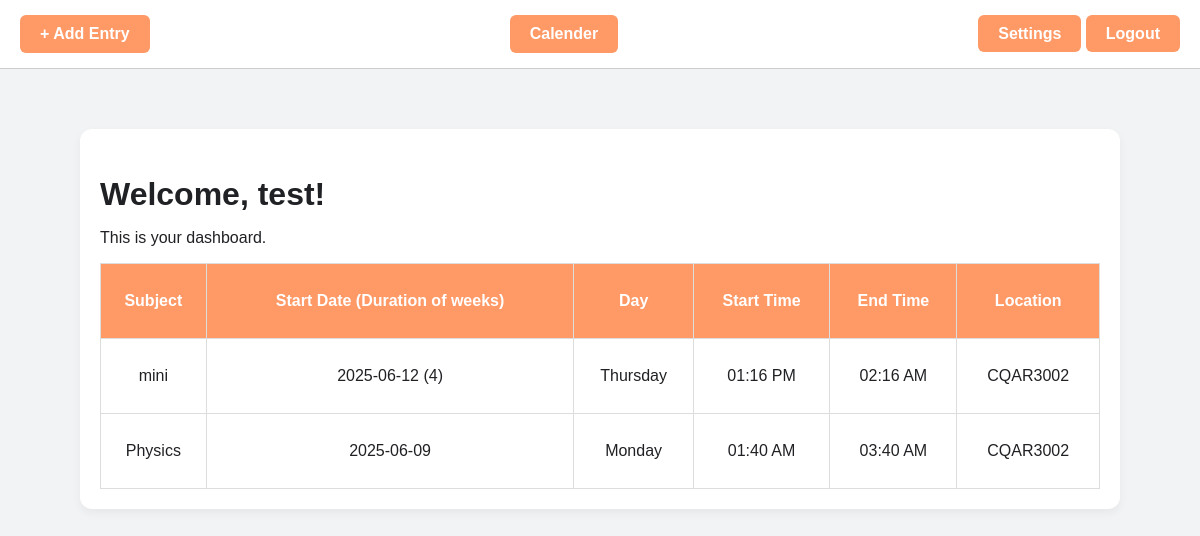
/dashboard (signed in), run on the app's committed database.
### tables this page shows
CREATE TABLE users (
            id INTEGER PRIMARY KEY AUTOINCREMENT,
            email TEXT NOT NULL,
            username TEXT NOT NULL,
            password TEXT NOT NULL,
            role TEXT DEFAULT 'user'
        );

CREATE TABLE timetable (
            id INTEGER PRIMARY KEY AUTOINCREMENT,
            email TEXT,
            subject TEXT NOT NULL,
            date TEXT NOT NULL,
            start_time TEXT NOT NULL,
            end_time TEXT NOT NULL,
            location TEXT NOT NULL,
            day TEXT NOT NULL
        );

### app.py (the view)
@app.route('/dashboard')
def dashboard():
    alert = session.pop('alert', None)
    if 'username' not in session:
        return redirect(url_for('login'))
    if 'role' in session and session['role'] == 'admin':
        return redirect(url_for('admin_dashboard'))
    conn = sqlite3.connect('database.db')
    cursor = conn.cursor()
    conn = sqlite3.connect('database.db')
    cursor = conn.cursor()
    cursor.execute('''
            SELECT username FROM users
             WHERE email = ?
         ''', (session['email'],))
    result = cursor.fetchone()
    username = result[0]
    cursor.execute('SELECT subject, date, start_time, end_time, location, day FROM timetable WHERE email = ?', (session['email'],))
    timetable_data = cursor.fetchall()
    cursor.execute('SELECT time_format FROM settings WHERE email = ?', (session['email'],))
    settings_data = cursor.fetchone()
    cursor.execute('''
        SELECT * FROM courses WHERE id NOT IN (
            SELECT c.id FROM courses c
            JOIN timetable t ON
                c.subject = t.subject AND
                c.date = t.date AND
                c.day = t.day AND
                c.start_time = t.start_time AND
                c.end_time = t.end_time AND
                c.location = t.location
            WHERE t.email = ?
        )
    ''', (session['email'],))
    available_courses = cursor.fetchall()
    conn.close()
    time_format = settings_data[0] if settings_data else '24h'
    formatted_timetable = []
    for entry in timetable_data:
        subject, date, start_str, end_str, location, day = entry
        start_dt = datetime.strptime(start_str, '%H:%M')
        end_dt = datetime.strptime(end_str, '%H:%M')
        if time_format == '12h':
            formatted_start = start_dt.strftime('%I:%M %p')
            formatted_end = end_dt.strftime('%I:%M %p')
        else:
            formatted_start = start_dt.strftime('%H:%M')
            formatted_end = end_dt.strftime('%H:%M')
        formatted_timetable.append((subject, date, day, formatted_start, formatted_end, location))
    return render_template('dashboard.html',username=username,alert=alert,timetable=formatted_timetable,settings=settings_data, available_courses=available_courses)

### templates/dashboard.html (shortened to what this page needs)
<!DOCTYPE html>
<html lang="en">
<head>
    <link rel="stylesheet" href="{{ url_for('static', filename='styledashboard.css') }}">
</head>
<body>
    <div class="top-bar">
        <a href="{{ url_for('timetable') }}" class="btn">+ Add Entry</a>
        <a href="{{ url_for('calander_index') }}" class="btn">Calender</a>
        <div class="top-bar-right">
            <a href="{{ url_for('settings') }}" class="btn">Settings</a>
            <a href="{{ url_for('logout') }}" class="btn">Logout</a>
        </div>
    </div>
    <div class="container">
        <h2>Welcome, {{ username }}!</h2>
        <p>This is your dashboard.</p>
        {% if timetable %}
            <table>
                <thead>
                    <tr>
                        <th>Subject</th>
                        <th>Start Date (Duration of weeks)</th>
                        <th>Day</th>
                        <th>Start Time</th>
                        <th>End Time</th>
                        <th>Location</th>
                    </tr>
                </thead>
                <tbody>
                    {% for entry in timetable %}
                    <tr>
                        <td>{{ entry[0] }}</td>
                        <td>{{ entry[1] }}</td>
                        <td>{{ entry[2] }}</td>
                        <td>{{ entry[3] }}</td>
                        <td>{{ entry[4] }}</td>
                        <td>{{ entry[5] }}</td>
                    </tr>
                    {% endfor %}
                </tbody>
            </table>
        {% else %}
                <p>You haven't added any timetable entries yet.</p>
        {% endif %}
    </div>
</body>
</html>

### static/styledashboard.css (style rules this page uses)
body { margin: 0; padding: 0; font-family: 'Arial', sans-serif; background-color: #f1f3f4; color: #202124; }
.container { max-width: 1000px; margin: 60px auto; padding: 20px; background: white; border-radius: 12px; box-shadow: 0 4px 10px rgba(0, 0, 0, 0.05); }
h2 { font-size: 2em; margin-bottom: 10px; }
table { width: 100%; border-collapse: collapse; margin-top: 15px; }
table, th, td { border: 1px solid #ddd; }
th, td { padding: 5px; text-align: center; }
th { background-color: #ff9966; color: white; }
tr { padding: 5px; height: 75px; }
.btn { background-color: #ff9966; color: white; padding: 10px 20px; text-decoration: none; font-weight: bold; border-radius: 6px; border-color: transparent; }
.top-bar { display: flex; justify-content: space-between; align-items: center; padding: 15px 20px; background-color: white; border-bottom: 1px solid #ccc; position: sticky; top: 0; z-index: 999; }

### data on the page
users: username "test"
timetable: subject "mini", date "2025-06-12 (4)", day "Thursday", entry "01:16 PM", entry "02:16 AM", location "CQAR3002"
timetable: subject "Physics", date "2025-06-09", day "Monday", entry "01:40 AM", entry "03:40 AM", location "CQAR3002"
